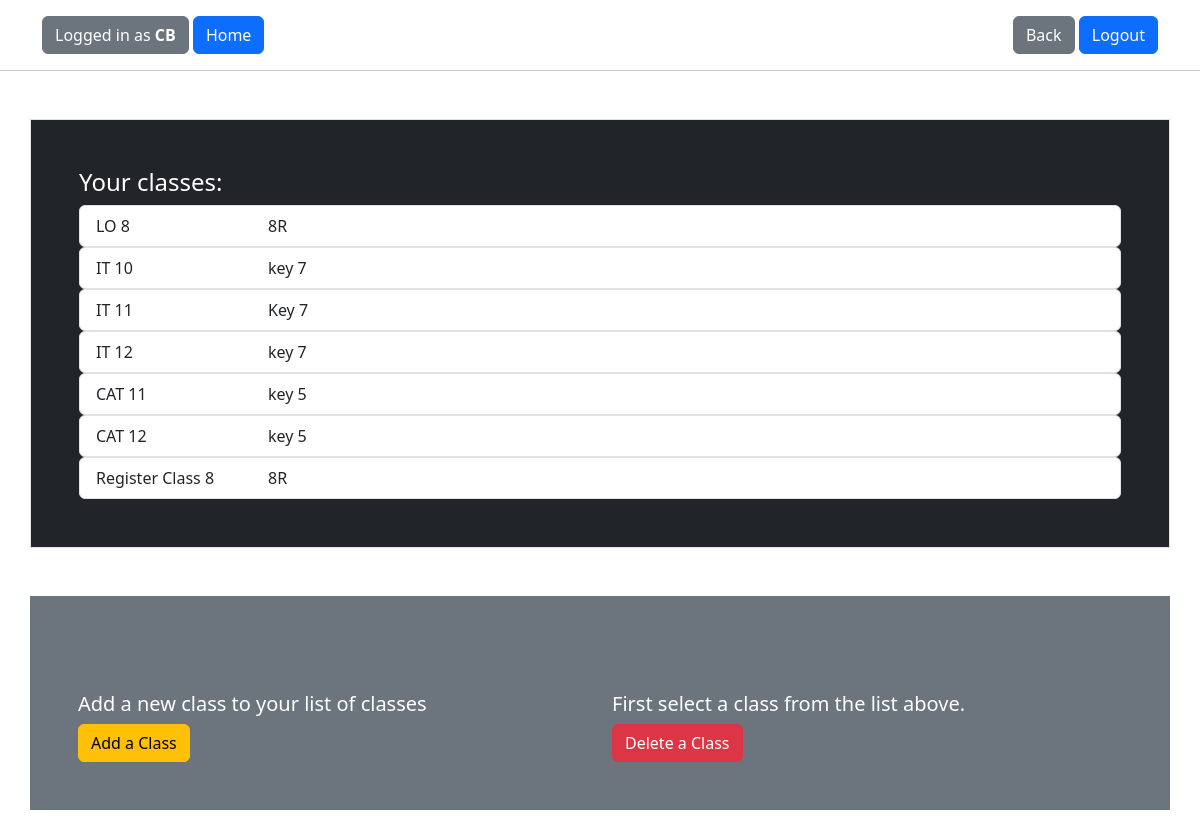
The app's page /manage_classes/ (signed in) with its own data.
### base/models.py (models this page shows, shortened)
class ClassUnit(models.Model):
    description = models.TextField(null=True, blank=True, default='Key 7 or class 9E')
    created = models.DateTimeField(auto_now_add=True)
    subject = models.ForeignKey(Subject, on_delete=models.SET_NULL, null=True)
    user = models.ForeignKey(User, on_delete=models.SET_NULL, null=True)
    grade = models.ForeignKey(Grade, on_delete=models.SET_NULL, null=True)

class Subject(models.Model):
    subject = models.CharField(max_length=50)
    def __str__(self):
        return self.subject

class Grade(models.Model):
    grade = models.SmallIntegerField()
    def __str__(self):
        return str(self.grade)

### base/views/classes_view.py (the view, shortened to what this page needs)
# urls.py: path('manage_classes/', views.manage_classes, name="manage_classes"),
@login_required(login_url='index')
def manage_classes(request):
    current_user = request.user
    classes = ClassUnit.objects.filter(user=current_user).order_by('subject')
    context = {'classes' : classes, 'current_user' : current_user}
    return render(request, 'base/manage_classes.html', context)

### base/templates/base/manage_classes.html (shortened to what this page needs)
{% extends 'base.html' %}
{% block content %}
<form action="" method="POST">
    <div class="container p-5 my-5 border  bg-dark text-white">
        <h4>Your classes:</h4>
        {% for class in classes %}
            <div class="list-group">
                <li class="list-group-item list-group-item-action selector" id="{{class.id}}"
                onclick="myFunction('{{class.id}}')">
                <div class="row">
                    <div class="col-md-2" >{{class.subject}} {{class.grade}}</div>
                    <div class="col-md-4">{{class.description}}</div>
                </div>
                </li>
            </div>
        {% endfor %}
    </div>
    <div class="container p-5 my-5 bg-secondary text-white">
        <div class="row">
            <div class="container mt-5 col">
                <h5>Add a new class to your list of classes</h5>
                <button type="submit" class="btn btn-warning" value="addclass", name="btnAdd">Add a Class</button>
            </div>
            <div class="container mt-5 col">
                <h5>First select a class from the list above.</h5>
                <button type="submit" class="btn btn-danger" name="btnDelete" id="btnDelete"
                value="Delete">Delete a Class</button>
            </div>
        </div>
    </div>
</form>
{% endblock %}

### templates/base.html (shortened to what this page needs)
<!DOCTYPE html>
{% load static %}
<html>
<head>
    <link rel="stylesheet" href="{% static 'css/bootstrap.min.css' %}">
</head>
<body>
    <div class="container bg-white mt-3">
        {% if current_user.is_authenticated %}
            <div class="row">
                <div class="col text-start">
                    <a class="btn btn-secondary" href="{% url 'home' %}">
                        Logged in as <b>{{ current_user }}</b>
                    </a>
                    <a class="btn btn-primary" href="{% url 'home' %}">
                        Home
                    </a>
                </div>
                <div class="col text-end" >
                    <button class="btn btn-secondary" type="button" onclick="history.back()">Back</button>
                    <a class = "btn btn-primary" href="{% url 'logout_user' %}">Logout</a>
                </div>
            </div>
        {% endif %}
    </div>
    <hr/>
    {% block content %}
    {% endblock %}
</body>
</html>

### records on screen
ClassUnit: subject "LO", grade "8", description "8R"
ClassUnit: subject "IT", grade "10", description "key 7"
ClassUnit: subject "IT", grade "11", description "Key 7"
ClassUnit: subject "IT", grade "12", description "key 7"
ClassUnit: subject "CAT", grade "11", description "key 5"
ClassUnit: subject "CAT", grade "12", description "key 5"
ClassUnit: subject "Register Class", grade "8", description "8R"

### other values on screen
{{ current_user }} "CB"
